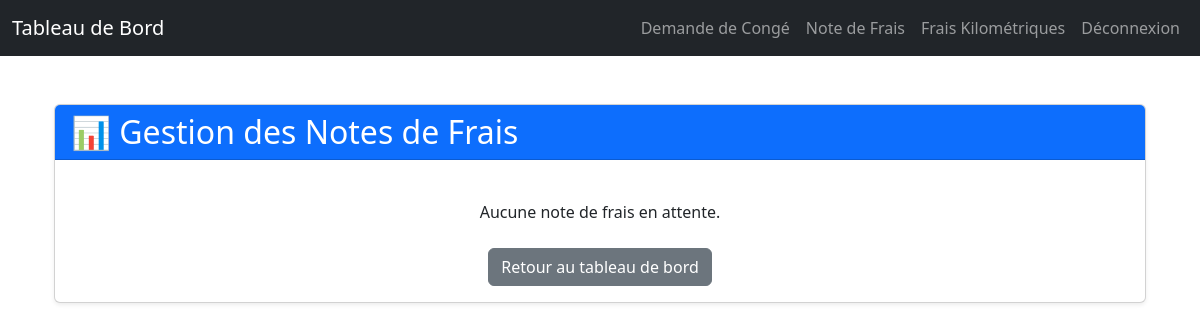
Before: /manage-expenses/ (signed in) with the older database file.
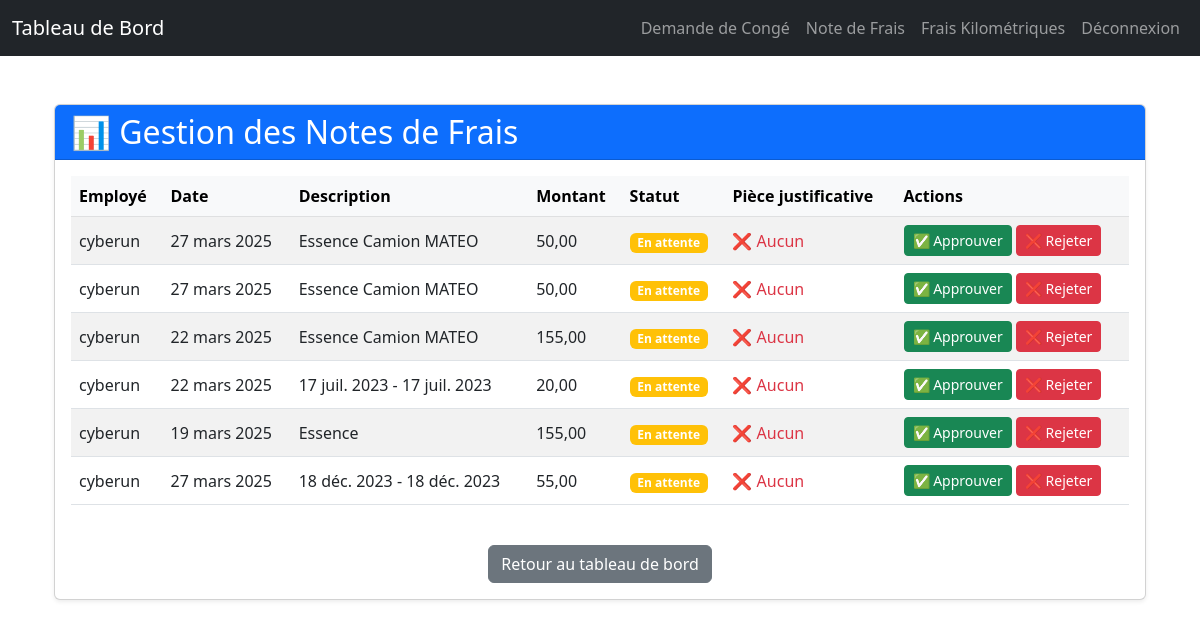
After: the same page with the newer database file.
### rh_management/models.py (models this page shows, shortened)
class ExpenseReport(models.Model):
    STATUS_CHOICES = [
        ('pending', 'En attente'),
        ('approved', 'Approuvée'),
        ('rejected', 'Rejetée')
    ]
    user = models.ForeignKey(User, on_delete=models.CASCADE)
    date = models.DateField()
    description = models.CharField(max_length=255)
    amount = models.DecimalField(max_digits=10, decimal_places=2)  # Montant HT
    vat = models.DecimalField(max_digits=5, decimal_places=2, default=0.0)  # ✅ Applique une TVA par défaut de 20%
    project = models.CharField(max_length=255, blank=True, null=True)
    location = models.CharField(max_length=255, blank=True, null=True)
    refacturable = models.BooleanField(default=False)
    receipt = models.FileField(upload_to="receipts/", blank=True, null=True)  # Champ pour les pièces justificatives
    status = models.CharField(max_length=10, choices=STATUS_CHOICES, default='pending')
    notification_emails = models.TextField(blank=True, null=True)  # Champ pour les adresses e-mail de notification

### rh_management/views.py (the view)
# urls.py: path("manage-expenses/", manage_expenses_view, name="manage_expenses"),  # Manage expenses
@login_required
@user_passes_test(is_hr)
def manage_expenses_view(request):
    pending_expenses = ExpenseReport.objects.filter(status='pending')
    return render(request, 'rh_management/manage_expenses.html', {'pending_expenses': pending_expenses})

### rh_management/views.py (called while the page is built)
def is_hr(user):
    return user.is_staff  # Seuls les RH peuvent approuver les congés
    return user.is_staff  # Seuls les RH peuvent approuver les congés

### templates/rh_management/manage_expenses.html (shortened to what this page needs)
{% extends "base.html" %}
{% block content %}
<div class="container mt-5">
    <div class="card shadow-sm">
        <div class="card-header bg-primary text-white">
            <h2 class="mb-0">📊 Gestion des Notes de Frais</h2>
        </div>
        <div class="card-body">
            {% if pending_expenses %}
            <div class="table-responsive">
                <table class="table table-striped table-hover">
                    <thead class="table-light">
                        <tr>
                            <th>Employé</th>
                            <th>Date</th>
                            <th>Description</th>
                            <th>Montant</th>
                            <th>Statut</th>
                            <th>Pièce justificative</th>
                            <th>Actions</th>
                        </tr>
                    </thead>
                    <tbody>
                        {% for expense in pending_expenses %}
                        <tr>
                            <td>{{ expense.user.username }}</td>
                            <td>{{ expense.date }}</td>
                            <td>{{ expense.description }}</td>
                            <td>{{ expense.amount }} {{ expense.currency }}</td>
                            <td>
                                <span class="badge bg-{% if expense.status == 'approved' %}success{% elif expense.status == 'rejected' %}danger{% else %}warning{% endif %}">
                                    {{ expense.get_status_display }}
                                </span>
                            </td>
                            <td>
                                {% if expense.receipt %}
                                    <a href="{{ expense.receipt.url }}" target="_blank" class="btn btn-outline-primary btn-sm">📄 Voir</a>
                                {% else %}
                                    <span class="text-danger">❌ Aucun</span>
                                {% endif %}
                            </td>
                            <td>
                                <a href="{% url 'approve_expense' expense.id %}" class="btn btn-success btn-sm">✅ Approuver</a>
                                <a href="{% url 'reject_expense' expense.id %}" class="btn btn-danger btn-sm">❌ Rejeter</a>
                            </td>
                        </tr>
                        {% endfor %}
                    </tbody>
                </table>
            </div>
            {% else %}
                <p class="text-center mt-4">Aucune note de frais en attente.</p>
            {% endif %}
            <div class="text-center mt-4">
                <a href="{% url 'dashboard' %}" class="btn btn-secondary">Retour au tableau de bord</a>
            </div>
        </div>
    </div>
</div>
{% endblock %}

### templates/base.html (shortened to what this page needs)
<!DOCTYPE html>
<html lang="fr">
<head>
    <link href="https://cdn.jsdelivr.net/npm/bootstrap@5.3.0/dist/css/bootstrap.min.css" rel="stylesheet">
    <link href="https://cdnjs.cloudflare.com/ajax/libs/font-awesome/6.0.0-beta3/css/all.min.css" rel="stylesheet">
</head>
<body>
    <nav class="navbar navbar-expand-lg navbar-dark bg-dark">
        <div class="container-fluid">
            <a class="navbar-brand" href="{% url 'dashboard' %}">Tableau de Bord</a>
            <div class="collapse navbar-collapse" id="navbarNav">
                <ul class="navbar-nav ms-auto">
                    <li class="nav-item">
                        <a class="nav-link" href="{% url 'leave_request' %}">Demande de Congé</a>
                    </li>
                    <li class="nav-item">
                        <a class="nav-link" href="{% url 'submit_expense' %}">Note de Frais</a>
                    </li>
                    <li class="nav-item">
                        <a class="nav-link" href="{% url 'submit_kilometric_expense' %}">Frais Kilométriques</a>
                    </li>
                    <li class="nav-item">
                        <form method="post" action="{% url 'logout' %}">
                            <button type="submit" class="btn btn-link nav-link">Déconnexion</button>
                        </form>
                    </li>
                </ul>
            </div>
        </div>
    </nav>
    <div class="container mt-4">
        {% block content %} {% endblock %}
    </div>
</body>
</html>

### templates/base.html (style rules this page uses)
.table th, .table td { vertical-align: middle; }
body { margin-bottom: 50px; }

Changed rows visible on the page:
added ExpenseReport: user.username "cyberun", date "27 mars 2025", description "Essence Camion MATEO", amount "50,00", status "En attente", receipt "❌ Aucun"
added ExpenseReport: user.username "cyberun", date "27 mars 2025", description "Essence Camion MATEO", amount "50,00", status "En attente", receipt "❌ Aucun"
added ExpenseReport: user.username "cyberun", date "22 mars 2025", description "Essence Camion MATEO", amount "155,00", status "En attente", receipt "❌ Aucun"
added ExpenseReport: user.username "cyberun", date "22 mars 2025", description "17 juil. 2023 - 17 juil. 2023", amount "20,00", status "En attente", receipt "❌ Aucun"
added ExpenseReport: user.username "cyberun", date "19 mars 2025", description "Essence", amount "155,00", status "En attente", receipt "❌ Aucun"
added ExpenseReport: user.username "cyberun", date "27 mars 2025", description "18 déc. 2023 - 18 déc. 2023", amount "55,00", status "En attente", receipt "❌ Aucun"
Other visible differences:
text no longer shown: "Aucune note de frais en attente."
text now shown: "Employé Date Description Montant Statut Pièce justificative Actions"
